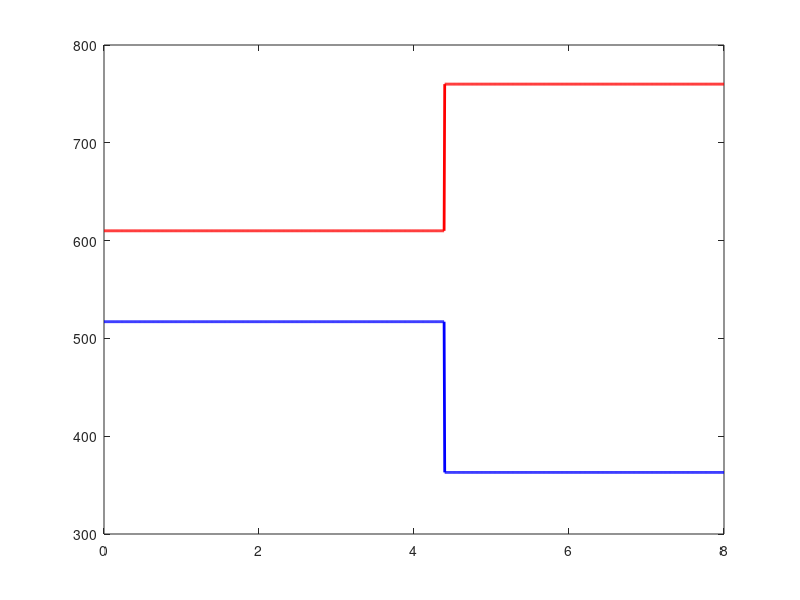

Recreate this plot in MATLAB. (Note: this script raises an error after producing the figure.)

clear; clc; close all

%% Tiempo
t = linspace(0,8,1000);

%% Instante de despliegue
tDeploy = 4.39;

%% Valores antes y después del despliegue
CG_before = 517.05;   % mm
CG_after  = 363.00;   % mm

CP_before = 610;      % ajustar si recuerdas el dato exacto
CP_after  = 760;

%% Cambio instantáneo
CG = CG_before*ones(size(t));
CP = CP_before*ones(size(t));

CG(t>=tDeploy) = CG_after;
CP(t>=tDeploy) = CP_after;

%% Figura 14
figure('Color','w')

plot(t,CG,'b','LineWidth',2)
hold on
plot(t,CP,'r','LineWidth',2)

xline(tDeploy,'k--','Wing deployment')

xlabel('Time [s]')
ylabel('Longitudinal Position [mm]')
title('Comparative Analysis of CP and CG During Wing Deployment')

legend('CG','CP','Location','best')
grid on
xlim([0 8])
